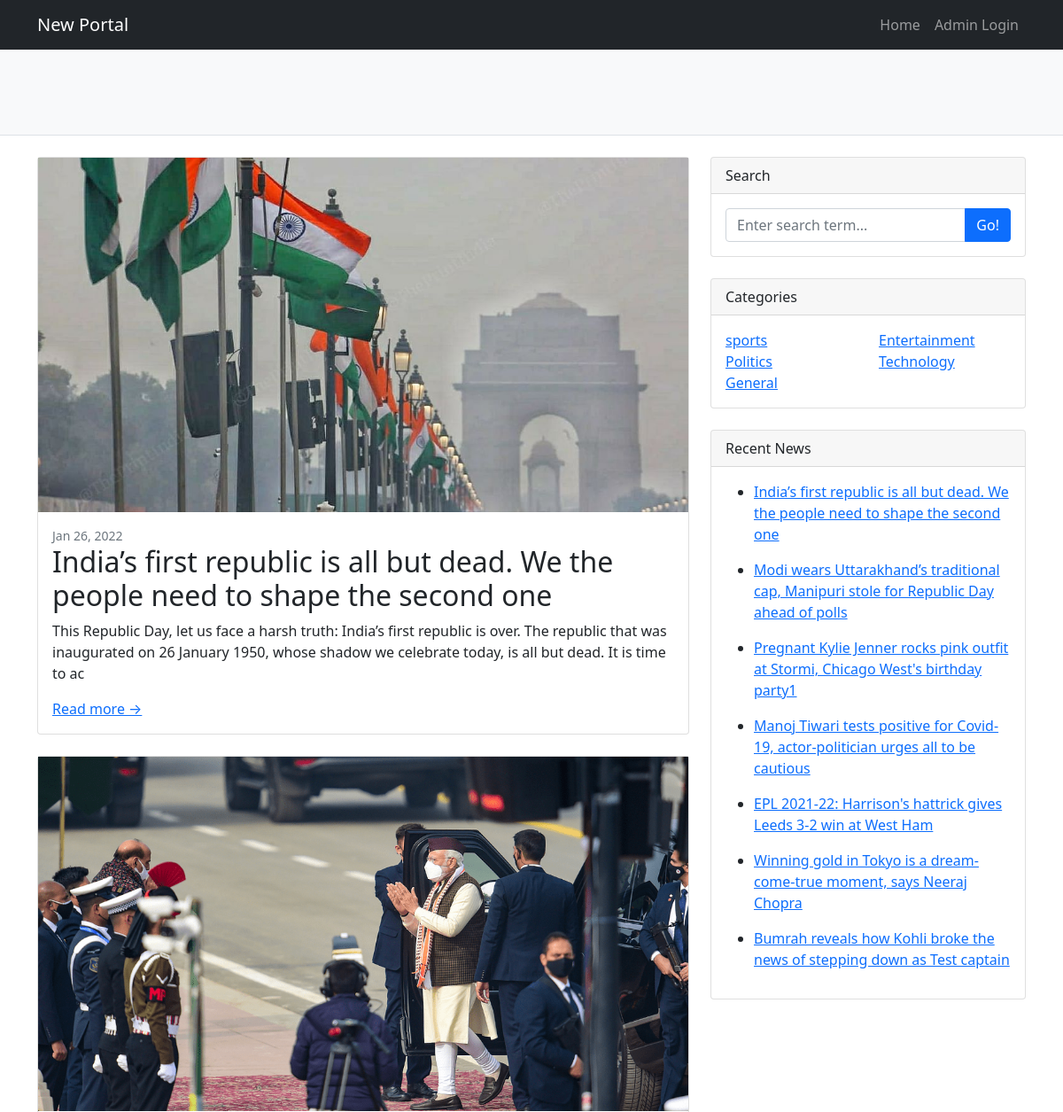
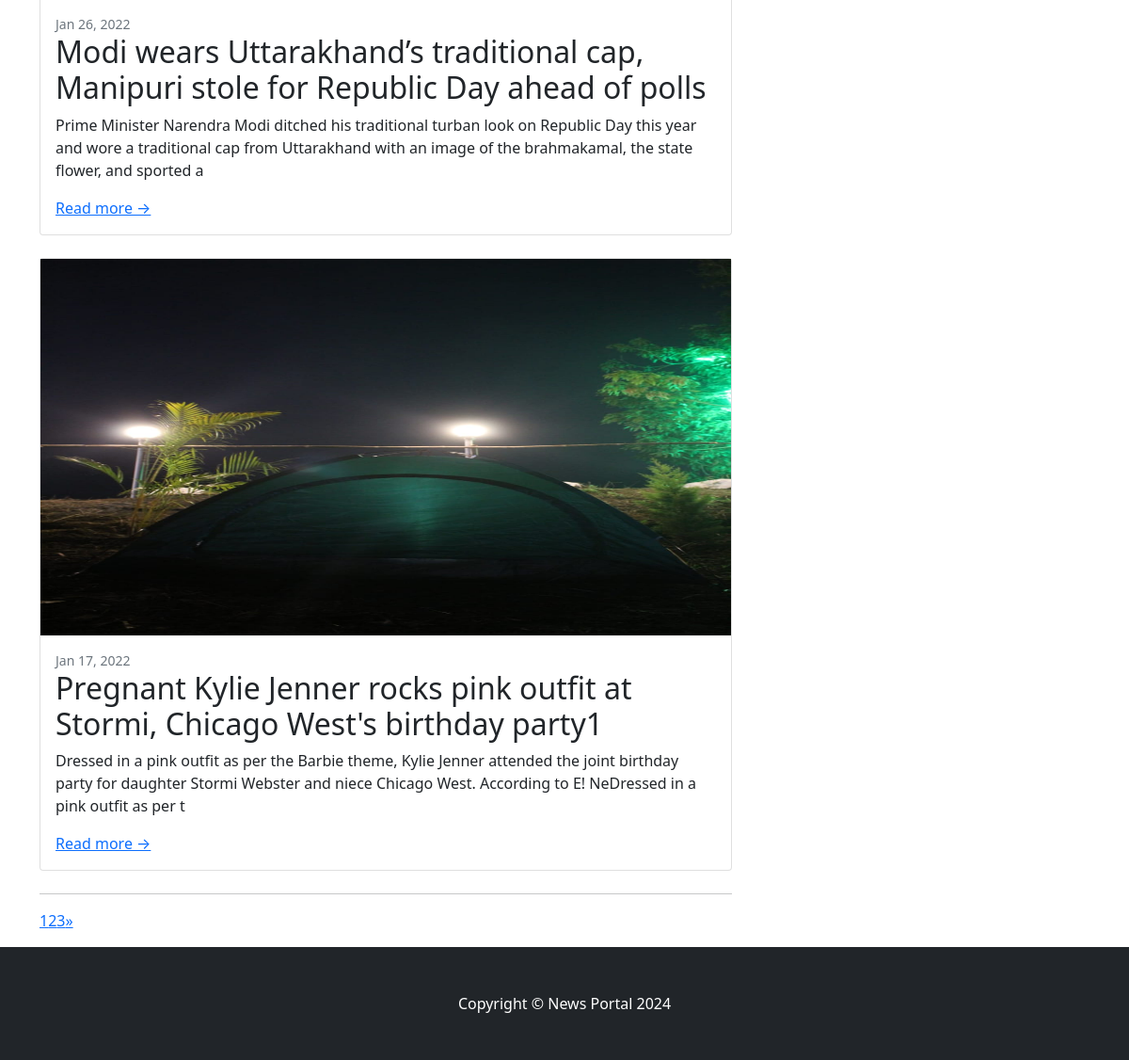
Page /news/index.php on the committed database (2 pictures, top to bottom).
### tables this page shows
CREATE TABLE `tbladdnews` (
  `id` int(11) NOT NULL,
  `newtitle` varchar(200) DEFAULT NULL,
  `Category` varchar(200) DEFAULT NULL,
  `Sub_category` varchar(200) DEFAULT NULL,
  `Upload_Image` varchar(200) DEFAULT NULL,
  `Description` mediumtext DEFAULT NULL,
  `create_date` timestamp NULL DEFAULT current_timestamp()
);

CREATE TABLE `tblcategory` (
  `id` int(11) NOT NULL,
  `name` varchar(45) DEFAULT NULL
);

### news/index.php (called while the page is built, shortened)
<?php
require_once BASEPATH.'core/CodeIgniter.php';

### news/application/models/Website_model.php (called while the page is built, shortened)
<?php
class Website_model extends CI_Model{
    function categoryList(){
        $query=$this->db->get('tblcategory');
        return $query->result();
        }
    public function getnewsubdetails($limit, $start)
    {
        $query=$this->db->select('tbladdnews.id,newtitle,tblcategory.name as category,
        tblsub_category.subcategory_name as subcategory,Description,Upload_Image,create_date')
	->join('tblcategory','tbladdnews.Category=tblcategory.id','left')
    ->join('tblsub_category','tbladdnews.Sub_category=tblsub_category.id','left')
	->from('tbladdnews')
    ->order_by('tbladdnews.id', 'desc')
     ->limit($limit, $start)
	->get();
	return $query->result();
   }
   public function resentlypost()
   {
       $query=$this->db->select('tbladdnews.id,newtitle,tblcategory.name as category,
       tblsub_category.subcategory_name as subcategory,Description,Upload_Image,create_date')
   ->join('tblcategory','tbladdnews.Category=tblcategory.id','left')
   ->join('tblsub_category','tbladdnews.Sub_category=tblsub_category.id','left')
   ->from('tbladdnews')
   ->order_by('tbladdnews.id', 'desc')
   ->get();
   return $query->result();
  }
}

### news/application/views/welcome_message.php (the view, shortened to what this page needs)
<!DOCTYPE html>
<html lang="en">
    <head>
        <link href="<?php echo base_url('assets/css/styles.css');?>" rel="stylesheet" />
    </head>
    <body>
   <?php include APPPATH.'views/includes/header.php';?>
        <header class="py-5 bg-light border-bottom mb-4">
        </header>
        <div class="container">
            <div class="row">
                <div class="col-lg-8">
					<?php
					if(count($viewdetails)):
                  foreach($viewdetails as $row):
                  ?>
                    <div class="card mb-4">
                        <a href="#!"><img  width="100%" src="<?php echo base_url('uploads/files/'. $row->Upload_Image);?>" alt="..." height="400" /></a>
                        <div class="card-body">
							<?php
							$input= $row->create_date;
							$date = strtotime($input);
							?>
                            <div class="small text-muted"><?php echo date('M d, Y', $date);?></div>
                            <h2 class="card-title"><?php  echo $row->newtitle;?></h2>
                            <p class="card-text"><?php echo substr($row->Description,0,200);?></p>
                            <?php echo anchor("Welcome/post/{$row->id}",'Read more →'); ?>
                        </div>
                    </div>
					<?php
                    endforeach;
                    else:
                    ?>
                    <tr>
                    <td colspan="5" style="color:red; text-align:center">No Record found</td>
                    </tr>
                    <?php endif;?>
                    <nav aria-label="Pagination">
                        <hr class="my-0" />
                      <p><?php echo $links; ?></p>
                    </nav>
                </div>
                <div class="col-lg-4">
                    <div class="card mb-4">
                        <div class="card-header">Search</div>
                        <div class="card-body">
                        <?php echo form_open('Search/index',['class'=>'php-email-form']);?>
                            <div class="input-group">
                                <input class="form-control" type="text" name="searchdata" id="searchdata" placeholder="Enter search term..."
                                 aria-label="Enter search term..." aria-describedby="button-search" />
                                 <input type="submit" name="submit" id="submit" class="btn btn-primary" value="Go!">
                            </div>
                    </form>
                        </div>
                    </div>
                    <div class="card mb-4">
                        <div class="card-header">Categories</div>
                        <div class="card-body">
                            <div class="row">
                            <?php
                  if(count($category)):
                  foreach($category as $row):
                  ?>
                                <div class="col-sm-6">
                                    <ul class="list-unstyled mb-0">
                                        <?php $cat= $row->name;?>
                                        <li> <?php echo anchor("Category/index/{$row->id}",$cat); ?></li>
                                    </ul>
                                </div>
                                <?php
                    endforeach;
                    else:
                    ?>
                    <tr>
                    <td colspan="5" style="color:red; text-align:center">No Record found</td>
                    </tr>
                    <?php endif;?>
                            </div>
                        </div>
                    </div>
                    <div class="card mb-4">
                        <div class="card-header">Recent News</div>
                        <div class="card-body">
                        <?php
					if(count($resentlypost)):
                  foreach($resentlypost as $row):
                  ?>
                            <ul>
                                <?php  $shiv= $row->newtitle;?>
                                <li><?php echo anchor("Welcome/post/{$row->id}",$shiv); ?></li>
                            </ul>
                            <?php
                    endforeach;
                    else:
                    ?>
                    <tr>
                    <td colspan="5" style="color:red; text-align:center">No Record found</td>
                    </tr>
                    <?php endif;?>
                             </div>
                    </div>
                </div>
            </div>
        </div>
   <?php include APPPATH.'views/includes/footer.php';?>
    </body>
</html>

### news/application/controllers/Welcome.php (shortened to what this page needs)
<?php
class Welcome extends CI_Controller {
	function __construct(){
	     $this->load->model('Website_model');
		 $this->load->library("pagination");
	}
	public function index()
	{
        $config['base_url'] = site_url('welcome/index');
        $config['total_rows'] = $this->db->count_all('tbladdnews');
        $config['per_page'] = "3";
        $config["uri_segment"] = 1;
        $choice = $config["total_rows"] / $config["per_page"];
        $config["num_links"] = floor($choice);
        $config['full_tag_open'] = '<ul class="pagination">';
        $config['full_tag_close'] = '</ul>';
        $config['first_link'] = false;
        $config['last_link'] = false;
        $config['first_tag_open'] = '<li>';
        $config['first_tag_close'] = '</li>';
        $config['prev_link'] = '&laquo';
        $config['prev_tag_open'] = '<li class="prev">';
        $config['prev_tag_close'] = '</li>';
        $config['next_link'] = '&raquo';
        $config['next_tag_open'] = '<li>';
        $config['next_tag_close'] = '</li>';
        $config['last_tag_open'] = '<li>';
        $config['last_tag_close'] = '</li>';
        $config['cur_tag_open'] = '<li class="active"><a href="#">';
        $config['cur_tag_close'] = '</a></li>';
        $config['num_tag_open'] = '<li>';
        $config['num_tag_close'] = '</li>';
        $this->pagination->initialize($config);
		$page = ($this->uri->segment(3))? $this->uri->segment(3) : 0;
        $data["links"] = $this->pagination->create_links();
		$data['category']=$this->Website_model->categoryList();
		$data['resentlypost']=$this->Website_model->resentlypost();
		$data['viewdetails']=$this->Website_model->getnewsubdetails($config["per_page"], $page);
		$this->load->view('welcome_message',$data);
	}
}

### news/application/views/includes/header.php (shortened to what this page needs)
<nav class="navbar navbar-expand-lg navbar-dark bg-dark">
    <div class="container">
        <a class="navbar-brand" href="<?php echo site_url('Welcome'); ?>">New Portal</a>
        <div class="collapse navbar-collapse" id="navbarSupportedContent">
            <ul class="navbar-nav ms-auto mb-2 mb-lg-0">
                <li class="nav-item"><a class="nav-link" href="<?php echo site_url('Welcome'); ?>">Home</a></li>
                <li class="nav-item"><a class="nav-link" href="<?php echo site_url('admin/Login'); ?>">Admin Login</a></li>
            </ul>
        </div>
    </div>
</nav>

### news/application/views/includes/footer.php
<footer class="py-5 bg-dark">
            <div class="container"><p class="m-0 text-center text-white">Copyright &copy; News Portal <?php echo date('Y');?></p></div>
        </footer>

### rows in the picture
tbladdnews: Upload_Image (picture), create_date "Jan 26, 2022", newtitle "India’s first republic is all but dead. We the people need to shape the second one", Description "This Republic Day, let us face a harsh truth: India’s first republic is over. The republic that was inaugurated on 26 January 1950, whose shadow we celebrate today, is all but dead. It is time to ac", id "Read more →", anchor("Welcome/post/{$row->id}",$shiv) "India’s first republic is all but dead. We the people need to shape the second one"
tbladdnews: Upload_Image (picture), create_date "Jan 26, 2022", newtitle "Modi wears Uttarakhand’s traditional cap, Manipuri stole for Republic Day ahead of polls", Description "Prime Minister Narendra Modi ditched his traditional turban look on Republic Day this year and wore a traditional cap from Uttarakhand with an image of the brahmakamal, the state flower, and sported a", id "Read more →", anchor("Welcome/post/{$row->id}",$shiv) "Modi wears Uttarakhand’s traditional cap, Manipuri stole for Republic Day ahead of polls"
tbladdnews: Upload_Image (picture), create_date "Jan 17, 2022", newtitle "Pregnant Kylie Jenner rocks pink outfit at Stormi, Chicago West's birthday party1", Description "Dressed in a pink outfit as per the Barbie theme, Kylie Jenner attended the joint birthday party for daughter Stormi Webster and niece Chicago West. According to E! NeDressed in a pink outfit as per t", id "Read more →", anchor("Welcome/post/{$row->id}",$shiv) "Pregnant Kylie Jenner rocks pink outfit at Stormi, Chicago West's birthday party1"
tblcategory: anchor("Category/index/{$row->id}",$cat) "sports"
tblcategory: anchor("Category/index/{$row->id}",$cat) "Entertainment"
tblcategory: anchor("Category/index/{$row->id}",$cat) "Politics"
tblcategory: anchor("Category/index/{$row->id}",$cat) "Technology"
tblcategory: anchor("Category/index/{$row->id}",$cat) "General"
tbladdnews: anchor("Welcome/post/{$row->id}",$shiv) "Manoj Tiwari tests positive for Covid-19, actor-politician urges all to be cautious"
tbladdnews: anchor("Welcome/post/{$row->id}",$shiv) "EPL 2021-22: Harrison's hattrick gives Leeds 3-2 win at West Ham"
tbladdnews: anchor("Welcome/post/{$row->id}",$shiv) "Winning gold in Tokyo is a dream-come-true moment, says Neeraj Chopra"
tbladdnews: anchor("Welcome/post/{$row->id}",$shiv) "Bumrah reveals how Kohli broke the news of stepping down as Test captain"

### other values in the picture
$links "1 2 3 »"
